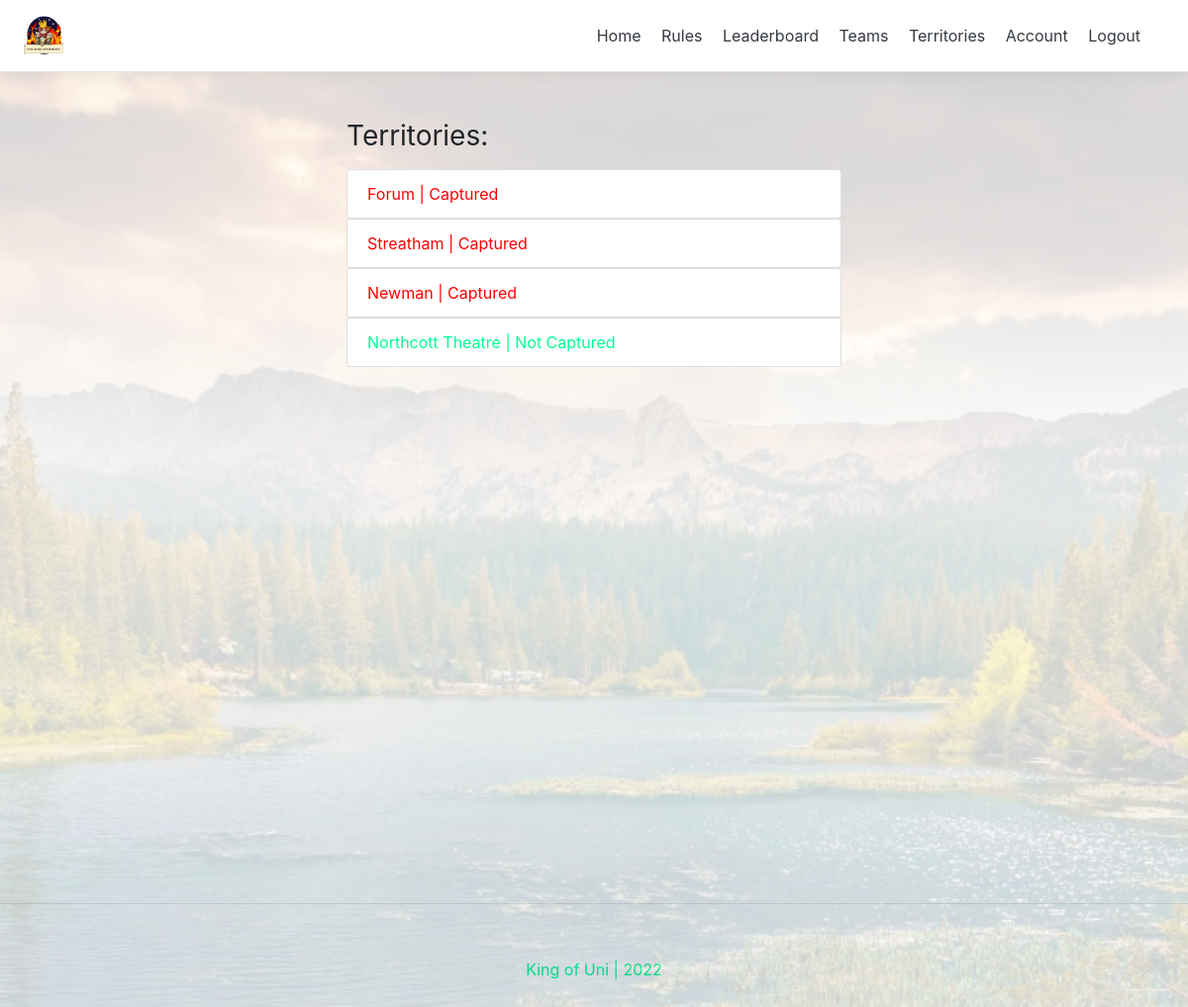
Page /territory_game/ (signed in) on the earlier database version.
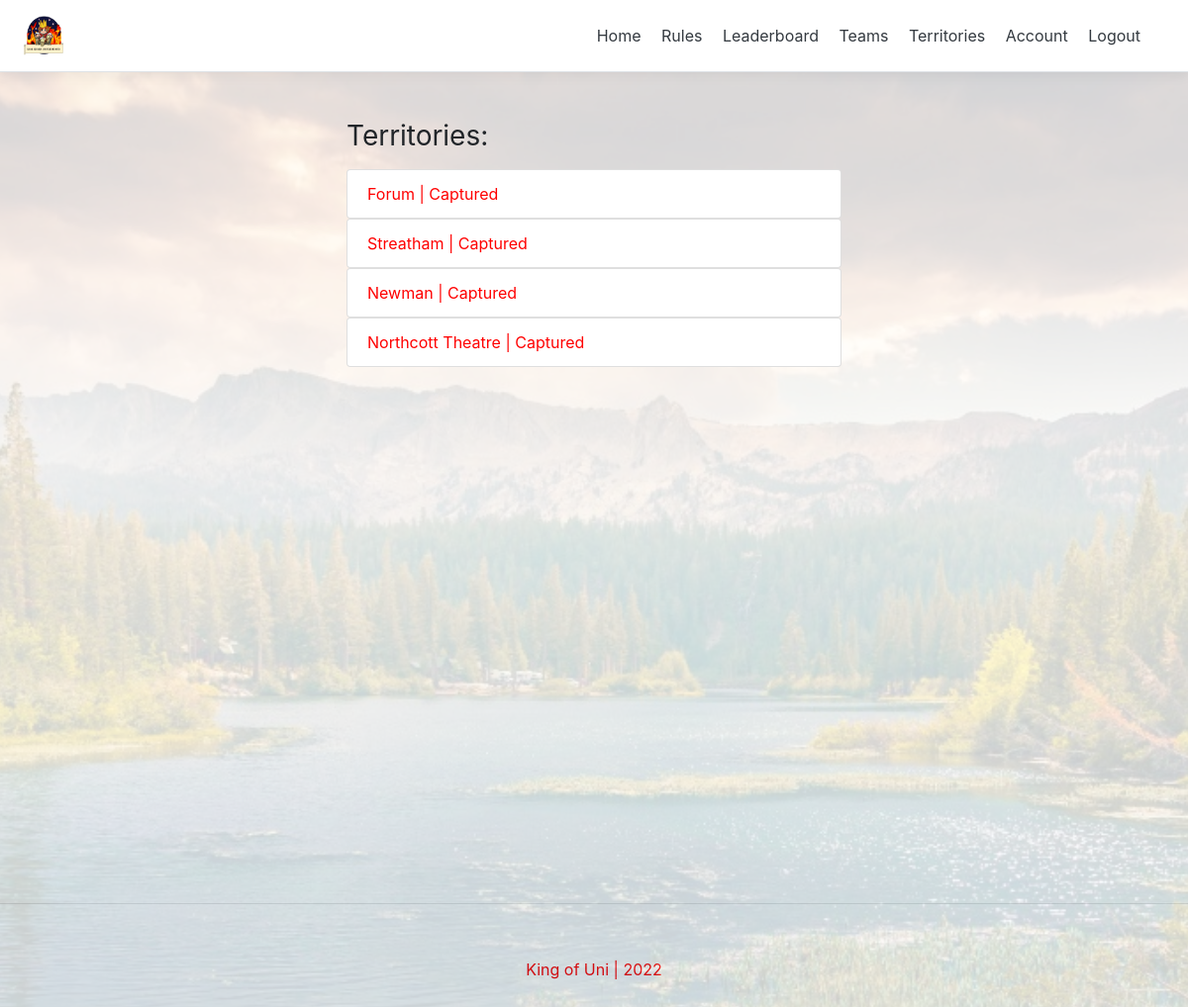
Same page on the later database version.
### gameKeeper/models.py (models this page shows, shortened)
class Building(models.Model):
    name 					= models.CharField(max_length=50, null=False, blank=False, unique=True)
    latitude 				= models.DecimalField(max_digits=20, decimal_places=15, null=False, blank=False)
    longitude 				= models.DecimalField(max_digits=20, decimal_places=15, null=False, blank=False)
    streak                  = models.DecimalField(max_digits=1,decimal_places=0, default=1)
    is_active               = models.BooleanField(default=False)
    is_captured             = models.BooleanField(default=False)
    holder                  = models.CharField(max_length=50, default='Nobody')
    capture_date            = models.DateTimeField(blank=True, null=True)
    slug 					= models.SlugField(blank=True, unique=True)
    def __str__(self):
	    return self.name

### territoryGame/views.py (the view)
# urls.py: path('', territories_view, name="territories"),
def territories_view(request):
    context = {}
    if not request.user.is_authenticated:
        return redirect('login')
    buildings = Building.objects.all()
    context['buildings'] = buildings
    return render(request, 'territoryGame/territories.html', context)

### territoryGame/templates/territoryGame/territories.html (shortened to what this page needs)
{% extends 'base.html' %}
{% block content %}
{% if request.user.is_authenticated %}
<div class="container mt-4 p-4">
    <div class="row">
      <div class="buildings">
        {% if request.user.is_inTeam %}
        <h3 class="mb-3 font-weight-normal">Territories:</h3>
        {% if buildings %}
            <ul class="list-group">
            {% for building in buildings %}
              {% if building.is_active %}
                {% if building.is_captured %}
                <a class="closeBtn" href="{% url 'territory_game:detail_territory' building.slug %}" style="text-decoration: none; color: rgb(255, 0, 0);">
                  <li class="list-group-item">{{building}} | Captured</li>
                {% else %}
                <a class="closeBtn" href="{% url 'territory_game:detail_territory' building.slug %}" style="text-decoration: none; color: rgb(0, 255, 149);">
                    <li class="list-group-item">{{building}} | Not Captured</li>
                {% endif %}
              {% endif %}
            {% endfor %}
            </ul>
          {% else %}
            <p>No Territories available.</p>
          {% endif %}
        {% else %}
          <p>You are not in a team. You should <a href="{% url 'group:join_group' %}">join a team to capture territories</a>.</p>
        {% endif %}
      </div>
    </div>
  </div>
{% endif %}
{% endblock content %}

Differences in the rows shown:
changed Building "Northcott Theatre": is_captured "| Not Captured" → "| Captured"
